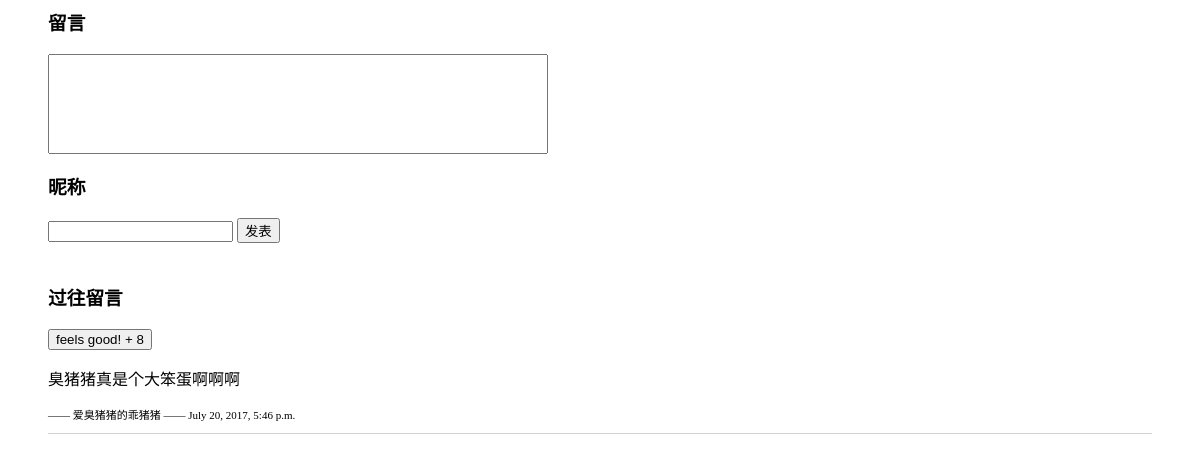
Page /board/ on the earlier database version.
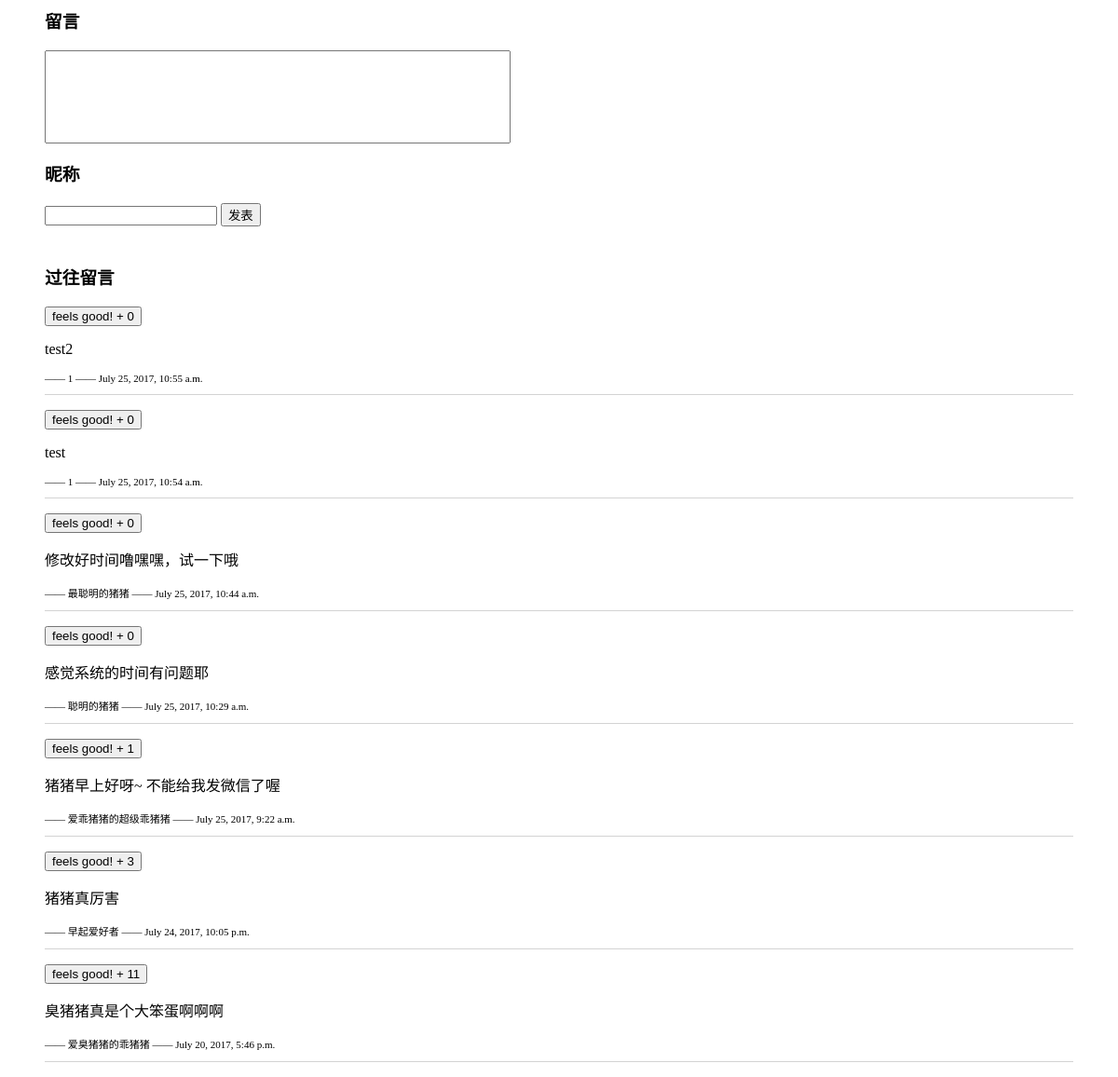
Same page on the later database version.
### board/models.py (models this page shows)
class Message(models.Model):
    message_text = models.CharField(max_length=2000)
    message_name = models.CharField(max_length=20)
    support = models.IntegerField(default=0)
    pub_date = models.DateTimeField('date published')

### board/views.py (the view, shortened to what this page needs)
def index(request):
    if 'submit' in request.POST:
        user_message = request.POST['user_message']
        user_name = request.POST['user_name']
        if user_message.strip() != '':
            if user_name == '':
                user_name = 'NO_ONE'
            now = time.strftime('%Y-%m-%d %H:%M:%S', time.localtime(time.time()))
            Message.objects.create(message_text=user_message, message_name=user_name, support=0, pub_date=now)
        return HttpResponseRedirect('/board/')
    else:
        message_list = Message.objects.order_by('-pub_date')
        template = loader.get_template('board/index.html')
        context = {
            'message_list': message_list,
        }
        return HttpResponse(template.render(context, request))

### templates/board/index.html (shortened to what this page needs)
<form name='submit' action="" method="post">
    <div style="margin-left: 40px;margin-bottom: 40px">
    <h3>留言</h3>
    <textarea name="user_message" style="width:500px;height:100px;resize: none"></textarea>
    <h3>昵称</h3>
    <input name="user_name" />
    <input type="submit" name = 'submit' value="发表" />
    </div>
</form>
<h3 style="padding-left: 40px">过往留言</h3>
{% if message_list %}
    <ul>
    {% for message in message_list %}
        <p>
            <form action="" method="GET">
                <div style="border-bottom: solid 1px lightgrey;margin-right: 40px">
                    <input type="submit" value="feels good! + {{ message.support }}">
                    <p>{{ message.message_text }}</p>
                    <p style="font-size: 11px">—— {{ message.message_name}} —— {{ message.pub_date}}</p>
                </div>
            </form>
        </p>
    {% endfor %}
    </ul>
{% else %}
    <div style="border-bottom: solid 1px lightgrey;margin-right: 40px;margin-left: 40px">
        <p>还没有人给你留言哦！</p>
    </div>
{% endif %}

Differences in the rows shown:
added Message: support "feels good! + 0", message_text "test2", message_name "1", pub_date "July 25, 2017, 10:55 a.m."
added Message: support "feels good! + 0", message_text "test", message_name "1", pub_date "July 25, 2017, 10:54 a.m."
added Message: support "feels good! + 0", message_text "修改好时间噜嘿嘿，试一下哦", message_name "最聪明的猪猪", pub_date "July 25, 2017, 10:44 a.m."
added Message: support "feels good! + 0", message_text "感觉系统的时间有问题耶", message_name "聪明的猪猪", pub_date "July 25, 2017, 10:29 a.m."
added Message: support "feels good! + 1", message_text "猪猪早上好呀~ 不能给我发微信了喔", message_name "爱乖猪猪的超级乖猪猪", pub_date "July 25, 2017, 9:22 a.m."
added Message: support "feels good! + 3", message_text "猪猪真厉害", message_name "早起爱好者", pub_date "July 24, 2017, 10:05 p.m."
changed Message "臭猪猪真是个大笨蛋啊啊啊": support "feels good! + 8" → "feels good! + 11"
